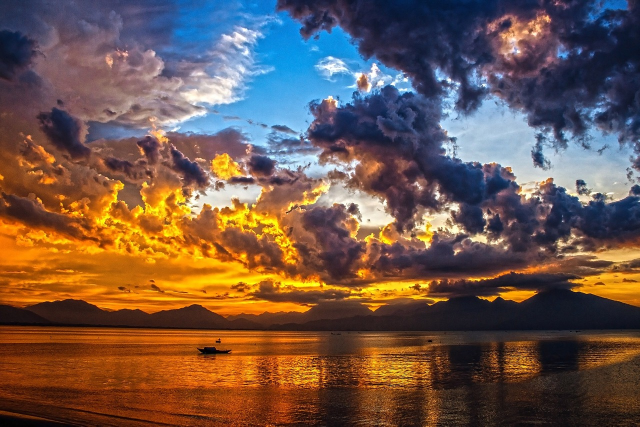
#> input picture Captcha/wangyi/dataset/train/fj.jpg, 1280 x 853 px, found by its file name (shown at 1/2 size)
$ python genCaptcha.py
#> lines starting #> are read from the running program, lines starting #| are printed output that depends on the picture
import cv2
import numpy as np

img= cv2.imread('dataset/fj.jpg')
#> img is the input picture: shape (853, 1280, 3); mean B, G, R 74.8, 86.7, 111.5
img = cv2.resize(img, (320, 160))
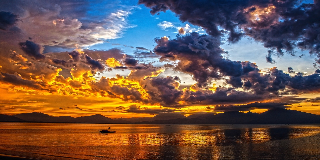
#> img: shape (160, 320, 3); mean B, G, R 74.8, 86.7, 111.4
img = img.astype(np.float64)
img[0:80,0:80,:] *=0.7
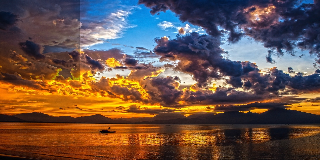
#> img: shape (160, 320, 3) float64; mean B, G, R 71.7, 83.6, 107.2
img = img.astype(np.uint8)
cv2.imshow('img',img)
temp = img[0:80,0:80,:].copy()
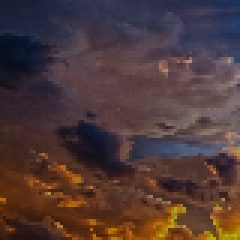
#> temp: shape (80, 80, 3) (shown 3 times larger); mean B, G, R 56.1, 57.2, 78.6
#第一块和第二块交换
img[0:80,0:80,:] = img[0:80,160:240,:]
img[0:80,160:240,:] = temp
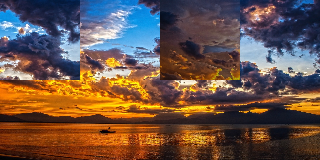
#> img: shape (160, 320, 3); mean B, G, R 71.7, 83.5, 107.1

cv2.imshow('img',img)

cv2.waitKey(0)

$ run again, with Captcha/wangyi/dataset/train/VCG211140783552.jpg copied over Captcha/wangyi/dataset/train/fj.jpg
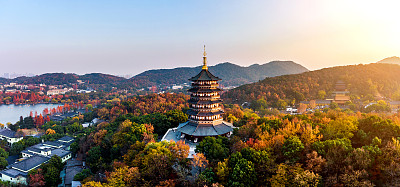
#> input picture Captcha/wangyi/dataset/train/VCG211140783552.jpg, 400 x 187 px, found by its file name
#> img is the input picture: shape (187, 400, 3); mean B, G, R 121.3, 131.5, 140.3
#> `temp = img[0:80,0:80,:].copy()`:
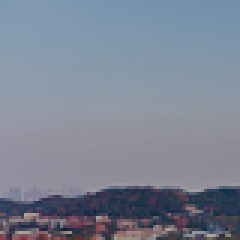
#> temp: shape (80, 80, 3) (shown 3 times larger); mean B, G, R 149.2, 133, 124.6
#> `img[0:80,160:240,:] = temp`:
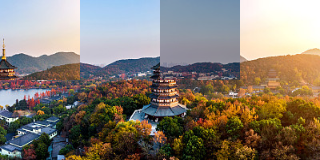
#> img: shape (160, 320, 3); mean B, G, R 113.1, 124.2, 133.4

$ run again, with Captcha/wangyi/dataset/train/VCG211163990681.jpg copied over Captcha/wangyi/dataset/train/fj.jpg
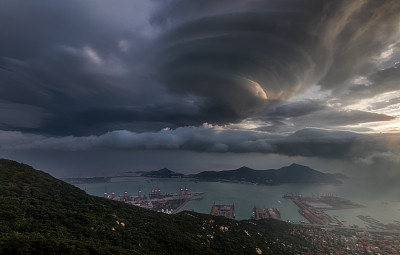
#> input picture Captcha/wangyi/dataset/train/VCG211163990681.jpg, 400 x 255 px, found by its file name
#> img is the input picture: shape (255, 400, 3); mean B, G, R 76.1, 70.7, 67.3
#> `temp = img[0:80,0:80,:].copy()`:
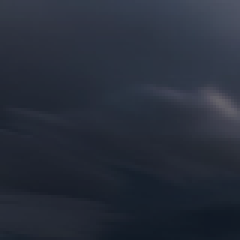
#> temp: shape (80, 80, 3) (shown 3 times larger); mean B, G, R 58.5, 45.9, 39.6
#> `img[0:80,160:240,:] = temp`:
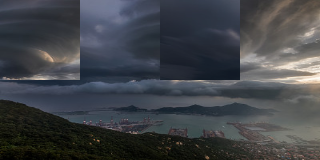
#> img: shape (160, 320, 3); mean B, G, R 72.8, 68, 65

$ run again, with Captcha/wangyi/dataset/train/VCG211174564465.jpg copied over Captcha/wangyi/dataset/train/fj.jpg
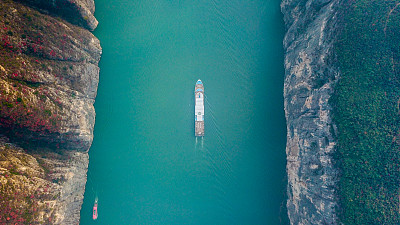
#> input picture Captcha/wangyi/dataset/train/VCG211174564465.jpg, 400 x 225 px, found by its file name
#> img is the input picture: shape (225, 400, 3); mean B, G, R 113.3, 108.9, 47.7
#> `temp = img[0:80,0:80,:].copy()`:
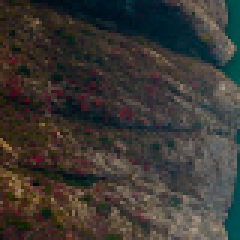
#> temp: shape (80, 80, 3) (shown 3 times larger); mean B, G, R 51.8, 56.3, 59.9
#> `img[0:80,160:240,:] = temp`:
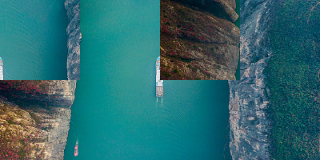
#> img: shape (160, 320, 3); mean B, G, R 110.4, 105.7, 44.3
